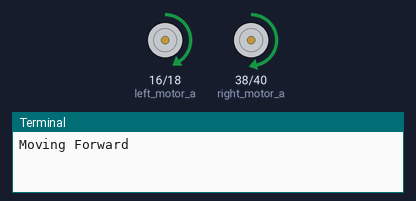
This program was run on a simulated Raspberry Pi (header pin numbers). Parts: motor-driver pin pairs drawn as motors (green arrow = first pin HIGH = forward, orange = second pin HIGH = backward, longer = more drive, scaled by the enable pin), the last lines printed to the terminal. At 8.0 s the program stops and its outputs stay as they are.

Above: at 0.1 s.
At 2.1 s:
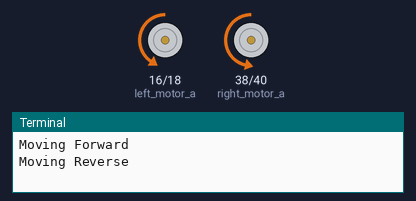
At 4.1 s:
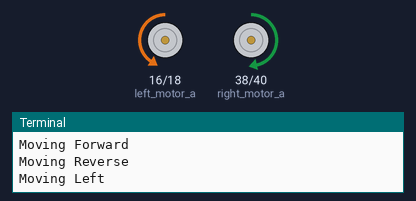
At 8.1 s:
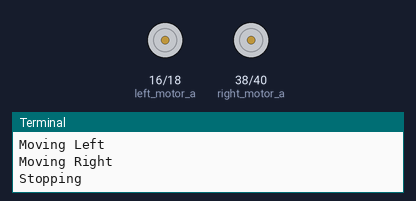
Timing chart, 0 to 9.5 s (numbered marks = the images above):
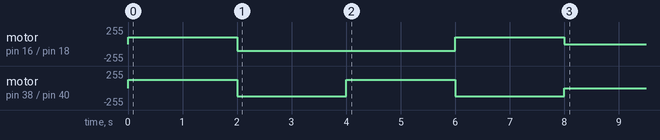

The program:

motor_pwm.py
```python
import RPi.GPIO as GPIO
import time

left_motor_a = 16
left_motor_b = 18
left_motor_en = 11

right_motor_a = 38
right_motor_b = 40
right_motor_en = 36

GPIO.setmode(GPIO.BOARD)

GPIO.setup(left_motor_a, GPIO.OUT)
GPIO.setup(left_motor_b, GPIO.OUT)
GPIO.setup(left_motor_en, GPIO.OUT)

GPIO.setup(right_motor_a, GPIO.OUT)
GPIO.setup(right_motor_b, GPIO.OUT)
GPIO.setup(right_motor_en, GPIO.OUT)

pwm_l = GPIO.PWM(left_motor_en, 1000)
pwm_r = GPIO.PWM(right_motor_en, 1000)

pwm_r.start(49)
pwm_l.start(40)

def forward(second):
    print("Moving Forward")
    GPIO.output(right_motor_a, GPIO.HIGH)
    GPIO.output(right_motor_b, GPIO.LOW)
    GPIO.output(left_motor_a, GPIO.HIGH)
    GPIO.output(left_motor_b, GPIO.LOW)
    time.sleep(second)

def reverse(second):
    print("Moving Reverse")
    GPIO.output(right_motor_a, GPIO.LOW)
    GPIO.output(right_motor_b, GPIO.HIGH)
    GPIO.output(left_motor_a, GPIO.LOW)
    GPIO.output(left_motor_b, GPIO.HIGH)
    time.sleep(second)

def left(second):
    print("Moving Left")
    GPIO.output(right_motor_a, GPIO.LOW)
    GPIO.output(right_motor_b, GPIO.HIGH)
    GPIO.output(left_motor_a, GPIO.HIGH)
    GPIO.output(left_motor_b, GPIO.LOW)
    time.sleep(second)

def left(second):
    print("Moving Left")
    GPIO.output(right_motor_a, GPIO.HIGH)
    GPIO.output(right_motor_b, GPIO.LOW)
    GPIO.output(left_motor_a, GPIO.LOW)
    GPIO.output(left_motor_b, GPIO.HIGH)
    time.sleep(second)

def right(second):
    print("Moving Right")
    GPIO.output(right_motor_a, GPIO.LOW)
    GPIO.output(right_motor_b, GPIO.HIGH)
    GPIO.output(left_motor_a, GPIO.HIGH)
    GPIO.output(left_motor_b, GPIO.LOW)
    time.sleep(second)

def stop():
    print("Stopping")
    pwm_l.ChangeDutyCycle(0)
    pwm_r.ChangeDutyCycle(0)

def exit():
    GPIO.cleanup()

def main():
    forward(2)
    reverse(2)
    left(2)
    right(2)
    stop()
    exit()

if __name__ == '__main__':
    main()
```

Measured:
- by itself, motor on pin 16 (left_motor_a) / pin 18 (left_motor_b): stopped → forward 102/255 at 0.00 s, → backward 102/255 2.0 s later, → forward 102/255 4.0 s later, → stopped 2.0 s later
- by itself, motor on pin 38 (right_motor_a) / pin 40 (right_motor_b): stopped → forward 125/255 at 0.00 s, → backward 125/255 2.0 s later, → forward 125/255 2.0 s later, → backward 125/255 2.0 s later, … (5 changes in this stretch)
